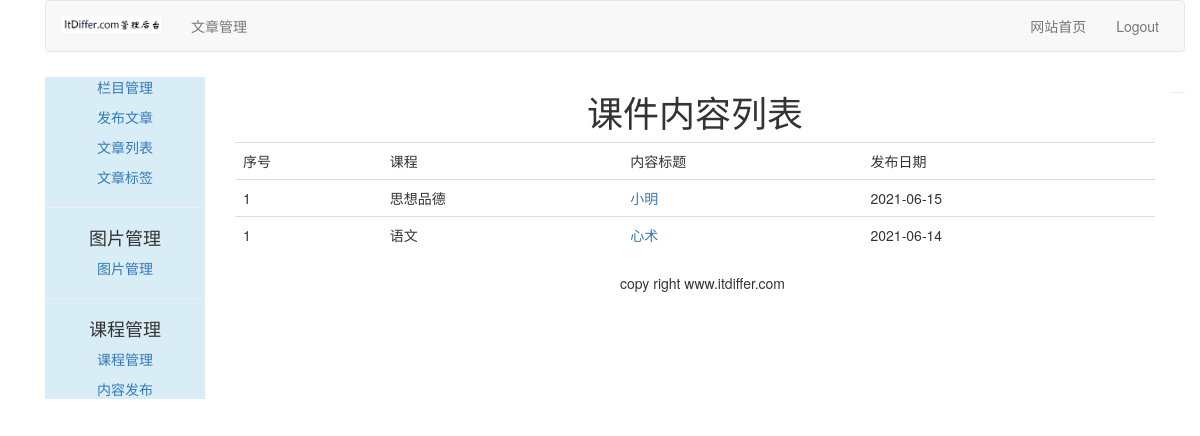
Screenshot of /course/list-lessons-by-user/yun/ with the database file from the repository.
### course/models.py (models this page shows, shortened)
class Lesson(models.Model):
    user = models.ForeignKey(User, on_delete=models.CASCADE,related_name='lesson_user')
    course = models.ForeignKey(Course, on_delete=models.CASCADE,related_name='lesson')
    title = models.CharField(max_length=200)
    video = models.FileField(upload_to=user_directory_path)
    description = models.TextField(blank=True)
    attach = models.FileField(blank=True, upload_to=user_directory_path)
    created = models.DateTimeField(auto_now_add=True)
    order = OrderField(blank=True, for_fields=['course'])
    class Meta:
        ordering = ['order']

class Course(models.Model):
    user = models.ForeignKey(User, on_delete=models.CASCADE,related_name='courses_user')
    title = models.CharField(max_length=200)
    slug = models.SlugField(max_length=200, unique=True)
    overview = models.TextField()
    created = models.DateTimeField(auto_now_add=True)
    student = models.ManyToManyField(User, related_name="courses_joined", blank=True)
    class Meta:
        ordering = ('-created',)

### course/views.py (the view)
# urls.py: path('list-lessons-by-user/<username>/', ListLessonsByUserView.as_view(), name="list-lessons-by-user"),
class ListLessonsByUserView(TemplateResponseMixin, View):
    template_name = 'course/manage/list_lessons.html'
    def get(self, request, username):
     	if username:
        	user = User.objects.get(username=username)
        	courses = Course.objects.filter(user=user)
        	return self.render_to_response({'courses':courses})

### home/context_processors.py (called while the page is built)
def add_userinfo_to_context(request):
    if request.user.is_authenticated:
      try:
        userinfo = UserInfo.objects.get(user=request.user)
        if hasattr(request.user, 'userinfo'):
          return {"user":request.user, "userinfo":userinfo}
      except:
        return {"user":request.user}
    else:
      return {"user":request.user}

### templates/course/manage/list_lessons.html (shortened to what this page needs)
{% extends "article/base.html" %}
{% load set_val %}
{% block content %}
<div>
    <div class='text-center'>
        <h1>课件内容列表</h1>
    </div>
    <table class="table table-hover" style="margin-top:10px">
        <tr>
            <td>序号</td>
            <td>课程</td>
            <td>内容标题</td>
            <td>发布日期</td>
        </tr>
        {% for course in courses %}
            {% for lesson in course.lesson.all %}
              <tr>
	      <td>{{ forloop.counter }}</td>
              <td>{{ course.title }}</td>
              <td><a href="{% url 'course:detail_lesson' lesson.id %}">{{ lesson.title }}</a></td>
              <td>{{ lesson.created|date:"Y-m-d" }}</td>
              </tr>
            {% endfor %}
        {% endfor %}
    </table>
</div>
{% endblock %}

### rows the page displays
Course: title "思想品德"
Lesson: title "小明", created "2021-06-15"
Course: title "语文"
Lesson: title "心术", created "2021-06-14"
